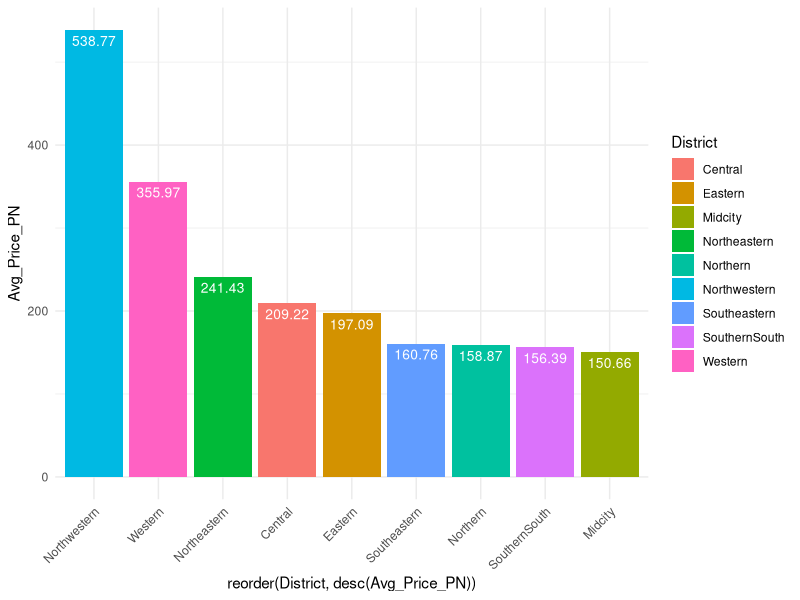

Here is the R script that generated this plot:
## ---- chunk 1
library(tidyverse)
## ---- chunk 2
raw.df <- readr::read_csv("./listings.csv")
raw.df
sd.df = raw.df
## ---- chunk 3
sort(unique(sd.df$neighbourhood))
## ---- chunk 4
#Creating districts - 9 districts in SD
northwestern <- c("Carmel Valley", "Del Mar Heights", "Del Mar Mesa", "Fairbanks Ranch Country Club", "La Jolla", "Beach Barber Tract","Bird Rock","Country Club","Hidden Valley","La Jolla", "La Jolla Alta","La Jolla Farms","La Jolla Heights","La Jolla Mesa","La Jolla Shores","La Jolla Village","Lower Hermosa","Muirlands","Muirlands West","Soledad South","Upper Hermosa","Village of La Jolla", "Pacific Highlands Ranch", "Torrey Hills", "Torrey Pines", "University City", "Via de la Valle", "North City")

western <-c("Bay Ho","Bay Park","Harbor Island","Liberty Station","Midway","Mission Bay", "Mission Bay Park","Mission Beach","Morena","Ocean Beach","Pacific Beach","Point Loma","Fleet Ridge","La Playa","Loma Portal","Point Loma Heights","Loma Alta","Loma Palisades","Ocean Beach Highlands","Point Loma Highlands","Roseville","Wooded Area","Shelter Island","Sunset Cliffs", "Moreno Mission", "Midtown District")

central <-c("Balboa Park","Bankers Hill","Downtown","Columbia","Core","Cortez Hill","East Village","Gaslamp Quarter","Harborview","Little Italy","Marina","Golden Hill","Hillcrest","Marston Hills","Middletown","Mission Hills", "North Hills", "Normal Heights","Cherokee Park","Adams North","Adams Park","North Park","Altadena","Burlingame","Montclair","Old Town","South Park","University Heights", "Midtown", "West University Heights", "Park West", "Horton Plaza")

southeastern <- c("Alta Vista","Bay Terraces","North Bay Terrace","South Bay Terrace","Broadway Heights","Chollas View","Emerald Hills","Encanto","Jamacha","Lincoln Park","Lomita Village","O'Farrell" ,"South Encanto","Oak Park","Paradise Hills","Redwood Village","Rolando Park","Valencia Park","Webster","Bay Terrace", "Sky Line", "Jomacha-Lomita", "Darnall")

northeastern <- c("Black Mountain Ranch","Carmel Mountain","Miramar Ranch North","Rancho Bernardo","Rancho Encantada", "Stonebridge","Rancho Peñasquitos","Sabre Springs","San Pasqual Valley","Scripps Ranch","Torrey Highlands","Rancho Penasquitos", "Rancho Bernadino")

northern <- c("Clairemont","Clairemont Mesa","Clairemont Mesa East","Clairemont Mesa West","North Clairemont","Kearny Mesa","Mira Mesa","Miramar","Sorrento Valley","Sorrento Mesa")

eastern <- c("Allied Gardens","Birdland","Del Cerro","Grantville","Lake Murray","Linda Vista","Mission Valley","Mission Valley East","Civita","Mission Valley West","Hotel Circle","San Carlos","Serra Mesa","Tierrasanta", "Bird Land")

southernsouth <- c("Barrio Logan","Grant Hill","Logan Heights","Memorial","Shelltown","Sherman Heights","Stockton","San Ysidro", "Amphitheater And Water Park", "Nestor", "Bario Logan","Tijuana River Valley", "Egger Highlands", "Palm City")

midcity <- c("City Heights","Azalea Park","Castle","Cherokee Point","Chollas Creek","Colina del Sol","Corridor","Fairmount Park","Gateway","Bay Ridge","Fairmount Village","Fox Canyon","Hollywood Park","Islenair","Ridgeview","Swan Canyon","Teralta East","Teralta West","College Area","Alvarado Estates","College East","College West","El Cerrito","Kensington","Mount Hope","Mountain View","Rolando Village","Southcrest","Talmadge", "City Heights West", "El Cerritos", "City Heights East", "Rolando")
## ---- chunk 5
sd.df = sd.df %>%
  mutate(
    district = case_when(
      neighbourhood %in% northwestern ~ "Northwestern",
      neighbourhood %in% western ~ "Western",
      neighbourhood %in% central ~ "Central",
      neighbourhood %in% southeastern ~ "Southeastern",
      neighbourhood %in% northeastern ~ "Northeastern",
      neighbourhood %in% northern ~ "Northern",
      neighbourhood %in% eastern ~ "Eastern",
      neighbourhood %in% southernsouth ~ "SouthernSouth",
      neighbourhood %in% midcity ~ "Midcity"
    ))
sd.df
## ---- chunk 6
#finding all NA values
sum(is.na(sd.df$district))
## ---- chunk 7
#finding neighbourhoods with NA value to verify they're not located in SD
subset(sd.df,is.na(district))
## ---- chunk 8
#dropping rows with NA
sd.df = sd.df %>%
  drop_na(district)
## ---- chunk 9
#verifying no NA in district column
sum(is.na(sd.df$district))
## ---- chunk 10
table(sd.df$district)
## ---- chunk 11
#finding average price by district
avgPPN_dist = aggregate(x = sd.df$price,
          by = list(sd.df$district),
          FUN = mean) 
          
avgPPN_dist$x <- round(avgPPN_dist$x, digits = 2)
avgPPN_dist <- rename(avgPPN_dist, District = Group.1, Avg_Price_PN = x)
avgPPN_dist
## ---- chunk 12
dist_ppn <-ggplot(avgPPN_dist, aes(x= reorder(District, desc(Avg_Price_PN)), y=Avg_Price_PN, fill=District)) +
  geom_bar(stat="identity")+theme_minimal() + 
  theme(axis.text.x = element_text(angle = 45, hjust = 1)) +
  geom_text(aes(label=Avg_Price_PN), vjust=1.6, color="white", position = position_dodge(0.9), size=3.5)
dist_ppn

# text(seq(1.5, end_point, by = 2), par("usr")[3]-0.25, 
#      srt = 60, adj = 1, xpd = TRUE,
#      labels = paste(rownames(mtcars)), cex = 0.65)
## ---- chunk 13

## ---- chunk 14

## ---- chunk 15

## ---- chunk 16

